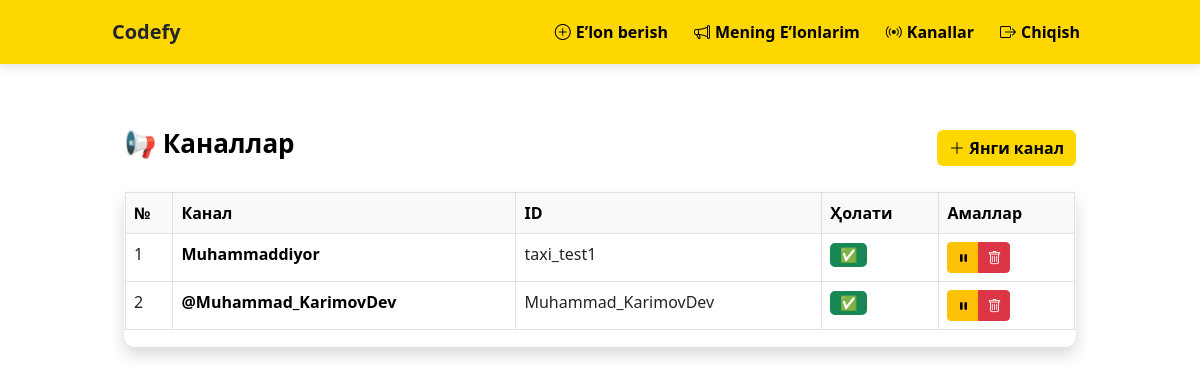
/channels/ (signed in), run on an earlier commit of the app's database.
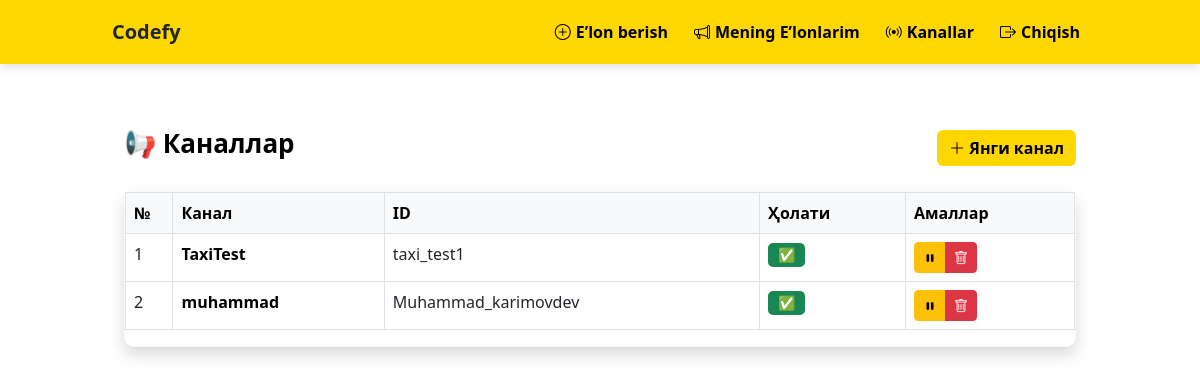
And on a later commit of the database.
### announcement/models.py (models this page shows)
class TelegramChannel(models.Model):
    channel_id = models.CharField(max_length=100)
    channel_name = models.CharField(max_length=100)
    is_active = models.BooleanField(default=True)
    created_at = models.DateTimeField(auto_now_add=True)
    class Meta:
        db_table = 'telegram_channels'

### announcement/views.py (the view)
# urls.py: path('channels/', views.channel_list, name='channel_list'),
@login_required
def channel_list(request):
    channels = TelegramChannel.objects.all()
    return render(request, 'announcement/channels.html', {'channels': channels})

### templates/announcement/channels.html (shortened to what the changed rows need)
{% extends 'base.html' %}
{% block content %}
<div class="container py-4">
    <div class="row justify-content-center">
        <div class="col-12">
            <div class="d-flex justify-content-between align-items-center mb-4">
                <h2 class="page-title">📢 Каналлар</h2>
            </div>
            <div class="card shadow">
                <div class="card-body p-0">
                    <div class="table-responsive">
                        <table class="table table-bordered table-hover">
                            <thead class="table-light">
                                <tr>
                                    <th style="width: 5%;">№</th>
                                    <th>Канал</th>
                                    <th>ID</th>
                                    <th>Ҳолати</th>
                                    <th>Амаллар</th>
                                </tr>
                            </thead>
                            <tbody>
                                {% for channel in channels %}
                                <tr>
                                    <td>{{ forloop.counter }}</td>
                                    <td>
                                        <a href="#" class="channel-link" data-bs-toggle="modal"
                                            data-bs-target="#channelModal" data-name="{{ channel.channel_name }}"
                                            data-id="{{ channel.channel_id }}"
                                            data-status="{% if channel.is_active %}✅ Faol{% else %}❌ Faol emas{% endif %}"
                                            data-toggle-url="{% url 'toggle_channel' channel.id %}"
                                            data-delete-url="{% url 'delete_channel' channel.id %}"
                                            data-is-active="{{ channel.is_active }}">
                                            {{ channel.channel_name }}
                                        </a>
                                    </td>
                                    <td>{{ channel.channel_id }}</td>
                                    <td>
                                        <span
                                            class="badge {% if channel.is_active %}bg-success{% else %}bg-secondary{% endif %}">
                                            {% if channel.is_active %}✅{% else %}❌{% endif %}
                                        </span>
                                    </td>
                                    <td>
                                        <div class="btn-group">
                                            <a href="{% url 'toggle_channel' channel.id %}"
                                                class="btn btn-sm {% if channel.is_active %}btn-warning{% else %}btn-success{% endif %}">
                                                {% if channel.is_active %}
                                                <i class="bi bi-pause-fill"></i>
                                                {% else %}
                                                <i class="bi bi-play-fill"></i>
                                                {% endif %}
                                            </a>
                                            <a href="{% url 'delete_channel' channel.id %}"
                                                class="btn btn-sm btn-danger"
                                                onclick="return confirm('Ростдан ҳам бу канални ўчирмоқчимисиз?')">
                                                <i class="bi bi-trash"></i>
                                            </a>
                                        </div>
                                    </td>
                                </tr>
                                {% empty %}
                                <tr>
                                    <td colspan="5" class="text-center py-4">
                                        <p class="text-muted mb-0">🚀 Ҳозирча каналлар йўқ</p>
                                    </td>
                                </tr>
                                {% endfor %}
                            </tbody>
                        </table>
                    </div>
                </div>
            </div>
        </div>
    </div>
</div>
{% endblock %}

What changed in the data, as far as the page shows it:
removed TelegramChannel: channel_name "@Muhammad_KarimovDev", channel_id "Muhammad_KarimovDev", is_active True (drawn)
added TelegramChannel: channel_name "TaxiTest", channel_id "taxi_test1", is_active True (drawn)
changed TelegramChannel: channel_name "Muhammaddiyor" → "muhammad"; channel_id "taxi_test1" → "Muhammad_karimovdev"
